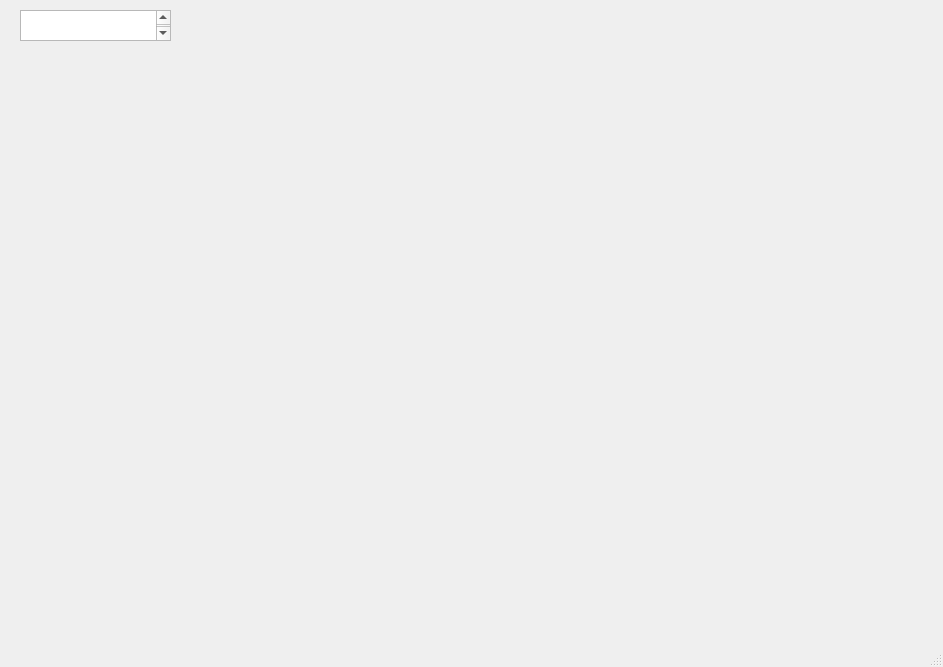
<?xml version="1.0" encoding="UTF-8"?>
<ui version="4.0">
 <class>MainWindow</class>
 <widget class="QMainWindow" name="MainWindow">
  <property name="geometry">
   <rect>
    <x>0</x>
    <y>0</y>
    <width>943</width>
    <height>667</height>
   </rect>
  </property>
  <property name="windowTitle">
   <string>MainWindow</string>
  </property>
  <widget class="QWidget" name="centralwidget">
   <widget class="QTextEdit" name="textEdit">
    <property name="geometry">
     <rect>
      <x>20</x>
      <y>10</y>
      <width>151</width>
      <height>31</height>
     </rect>
    </property>
    <property name="html">
     <string>&lt;!DOCTYPE HTML PUBLIC &quot;-//W3C//DTD HTML 4.0//EN&quot; &quot;http://www.w3.org/TR/REC-html40/strict.dtd&quot;&gt;
      &lt;html&gt;&lt;head&gt;&lt;meta name=&quot;qrichtext&quot; content=&quot;1&quot; /&gt;&lt;style type=&quot;text/css&quot;&gt;
      p, li { white-space: pre-wrap; }
      &lt;/style&gt;&lt;/head&gt;&lt;body style=&quot; font-family:'Noto Sans'; font-size:10pt; font-weight:400;
      font-style:normal;&quot;&gt;
      &lt;p style=&quot; margin-top:0px; margin-bottom:0px; margin-left:0px; margin-right:0px; -qt-block-indent:0;
      text-indent:0px;&quot;&gt;Wise programming&lt;/p&gt;
      &lt;p style=&quot;-qt-paragraph-type:empty; margin-top:0px; margin-bottom:0px; margin-left:0px; margin-right:0px;
      -qt-block-indent:0; text-indent:0px;&quot;&gt;&lt;br /&gt;&lt;/p&gt;&lt;/body&gt;&lt;/html&gt;
     </string>
    </property>
   </widget>
  </widget>
  <widget class="QMenuBar" name="menubar">
   <property name="geometry">
    <rect>
     <x>0</x>
     <y>0</y>
     <width>943</width>
     <height>30</height>
    </rect>
   </property>
  </widget>
  <widget class="QStatusBar" name="statusbar"/>
 </widget>
 <resources/>
 <connections/>
</ui>
